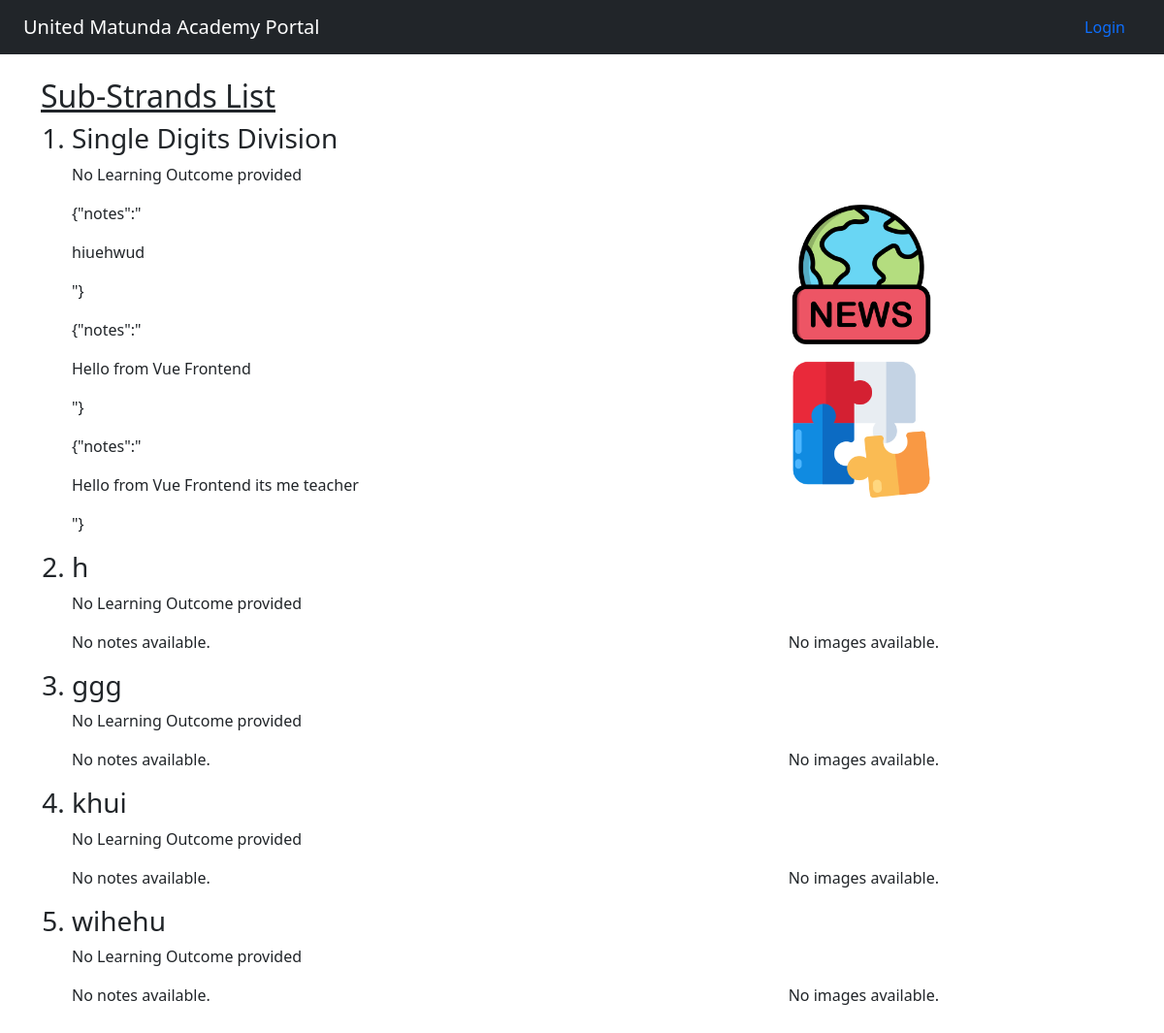
Page /strands/1/substrands/list/ on the committed database.
### ELearning/models.py (models this page shows, shortened)
class SubStrand(models.Model):
    strand = models.ForeignKey(Strand, related_name='substrands', on_delete=models.CASCADE)
    name = models.CharField(max_length=200)

class Note(models.Model):
    substrand = models.ForeignKey(SubStrand, on_delete=models.CASCADE, related_name="notes")
    content = models.TextField()

class ImageResource(models.Model):
    substrand = models.ForeignKey(SubStrand, on_delete=models.CASCADE, related_name="images")
    name = models.CharField(max_length=255)
    image = models.ImageField(upload_to='substrand_images/')

### ELearning/views.py (the view)
# urls.py: path('strands/<int:strand_id>/substrands/list/', views.SubStrandsList.as_view(),name='substrands_list')
class SubStrandsList(ListView):
    model = SubStrand
    template_name = 'learners_templates/learners_substrands_list.html'
    context_object_name = 'sub_strands_list'
    def get_queryset(self):
        strand = get_object_or_404(Strand, id=self.kwargs['strand_id'])
        return SubStrand.objects.filter(strand=strand)

### ELearning/templates/learners_templates/learners_substrands_list.html (shortened to what this page needs)
{% extends 'base.html' %}
{% block content %}
    <h2><u>Sub-Strands List</u></h2>
    <ol>
        {% for item in sub_strands_list %}
             <h3><li>{{ item.name }}</li></h3>
            {% for out_come in item.learning_outcomes.all %}
                <p><strong><h5>Learning Outcome: </h5></strong> {{ out_come.description }} </p>
            {% empty %}
                <p>No Learning Outcome provided</p>
            {% endfor %}
            <div class="row">
                <div class="col-md-8">
                    {% for note in item.notes.all %}
                        <p>{{ note.content|safe }}</p>
                    {% empty %}
                        <p>No notes available.</p>
                    {% endfor %}
                </div>
                <div class="col-md-4">
                    {% for image in item.images.all %}
                        <img src="{{ image.image.url }}" alt="Image" class="custom-img img-fluid">
                    {% empty %}
                        <p>No images available.</p>
                    {% endfor %}
                </div>
            </div>
        {% endfor %}
    </ol>
{% endblock %}

### ELearning/templates/learners_templates/learners_substrands_list.html (style rules this page uses)
.custom-img { width: 150px; height: 150px; object-fit: cover; display: block; margin-bottom: 10px; }

### rows in the picture
SubStrand: name "Single Digits Division"
Note: content "{\"notes\":\" hiuehwud \"}"
Note: content "{\"notes\":\" Hello from Vue Frontend \"}"
Note: content "{\"notes\":\" Hello from Vue Frontend its me teacher \"}"
ImageResource: image (picture)
ImageResource: image (picture)
SubStrand: name "h"
SubStrand: name "ggg"
SubStrand: name "khui"
SubStrand: name "wihehu"
